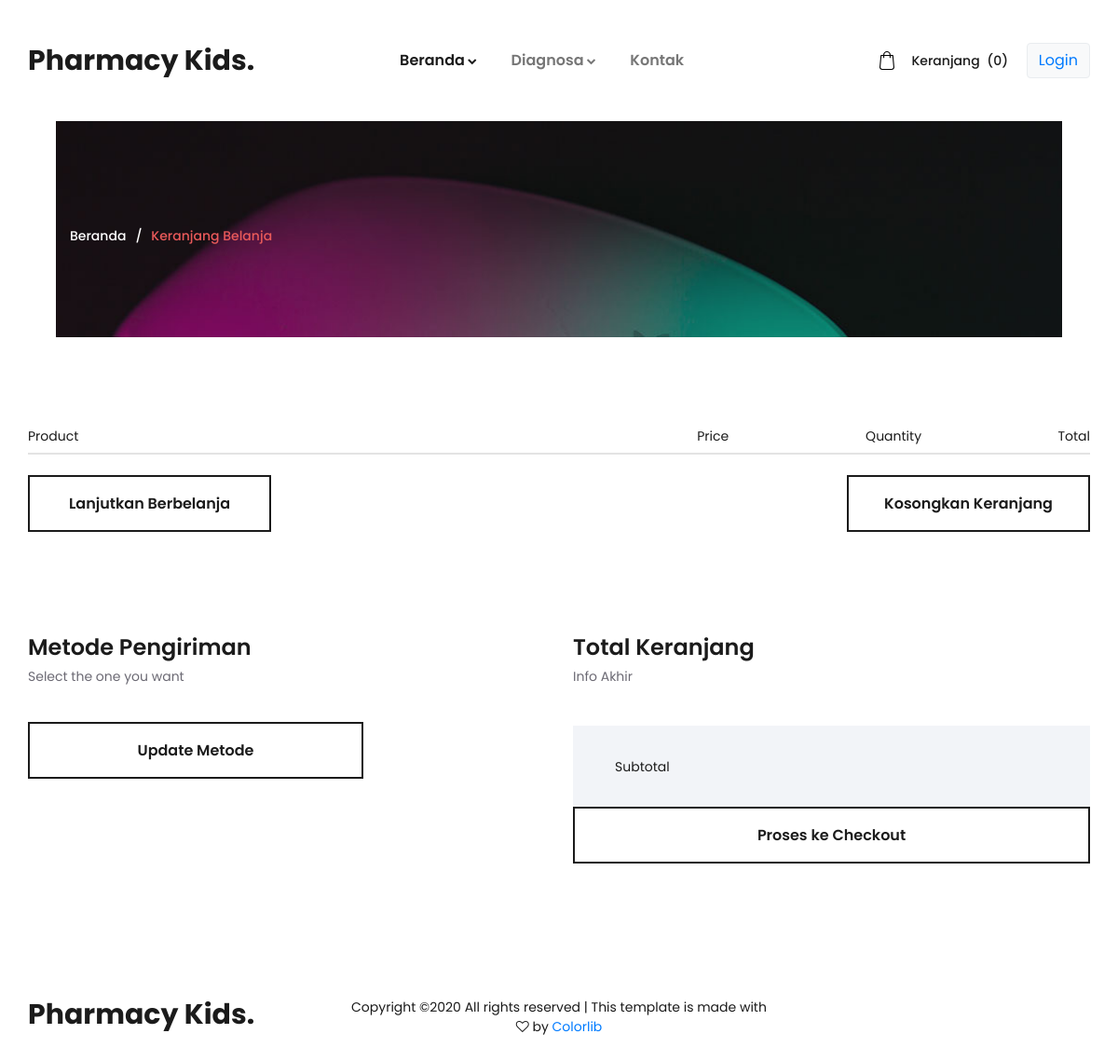
Before: /index.php/home/cart with the older database file.
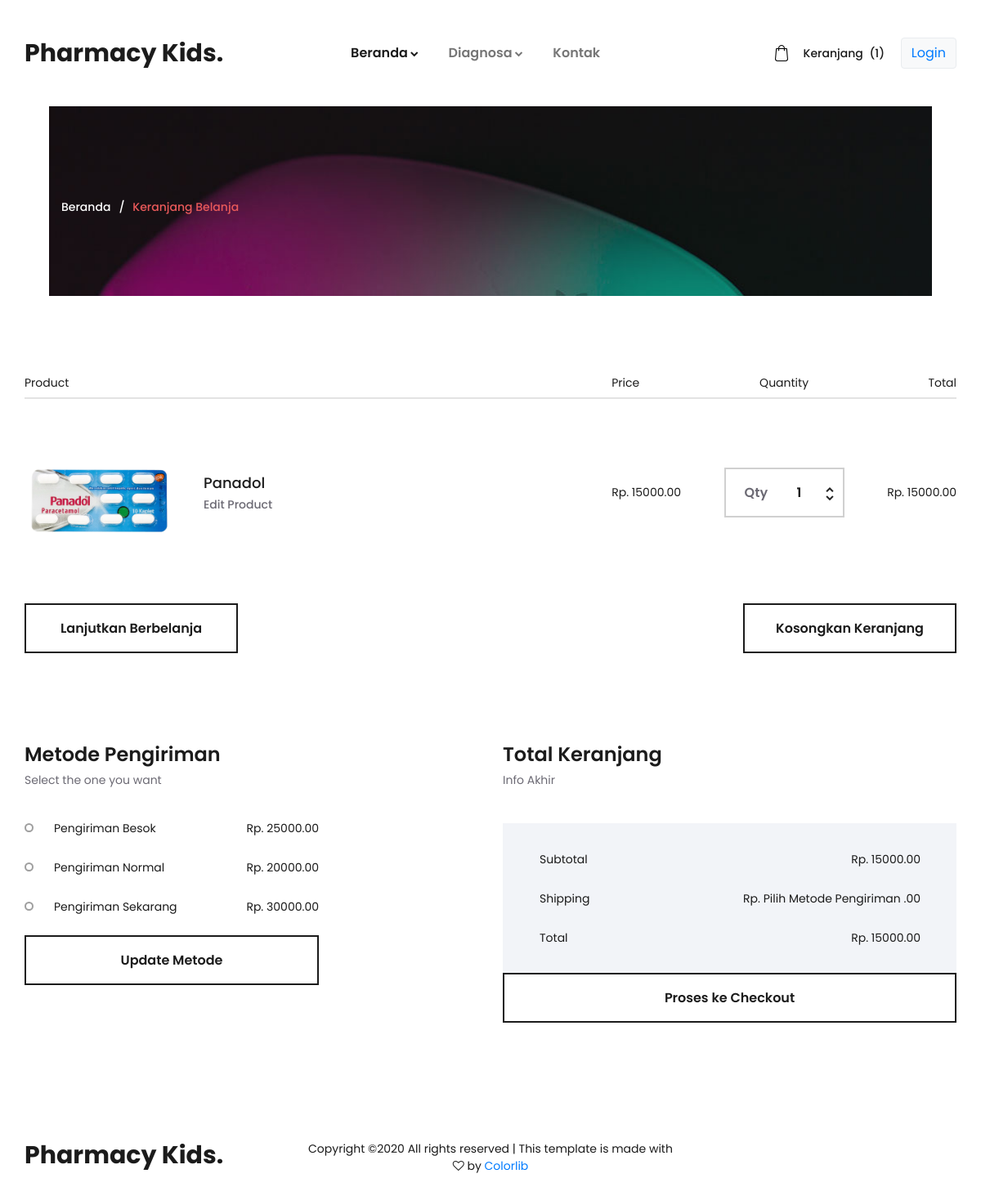
After: the same page with the newer database file.
### tables this page shows
CREATE TABLE `keranjang2` (
  `id_keranjang` int(10) NOT NULL,
  `id_obat` int(10) NOT NULL,
  `nama_obat` varchar(30) NOT NULL,
  `harga_obat` int(15) NOT NULL,
  `quantity` int(10) NOT NULL,
  `id_user` int(11) NOT NULL,
  `id_pemesanan` int(11) NOT NULL
);

CREATE TABLE `obat` (
  `id_obat` int(10) NOT NULL,
  `nama_obat` varchar(30) NOT NULL,
  `foto` text NOT NULL,
  `kategori` varchar(30) NOT NULL,
  `merek` varchar(30) NOT NULL,
  `jenis_obat` varchar(30) NOT NULL,
  `aturan_pakai` text NOT NULL,
  `komposisi` text NOT NULL,
  `deskripsi` text NOT NULL,
  `kemasan` varchar(30) NOT NULL,
  `indikasi_umum` text NOT NULL,
  `manufaktur` text NOT NULL,
  `segmentasi` text NOT NULL,
  `harga_obat` int(6) NOT NULL,
  `efek_samping` varchar(100) NOT NULL
);

CREATE TABLE `metode_pengiriman` (
  `id_m_p` int(11) NOT NULL,
  `nama_metode` varchar(255) NOT NULL,
  `harga_metode` int(11) NOT NULL
);

### application/controllers/Home.php (called while the page is built, shortened)
<?php
class Home extends CI_Controller {
	function __construct()
    {
  		$this->load->model('M_All');
  	}
	public function cart()
	{
		$data['count'] = $this->M_All->count('keranjang2');
		$data['metode'] = $this->M_All->get('metode_pengiriman')->result();
		$data['cart'] = $this->M_All->join_cart('keranjang2', 'obat')->result();
		$this->load->view('home/base/head_cart');
		$this->load->view('home/base/header', $data);
		$this->load->view('home/cart', $data);
		$this->load->view('home/base/footer');
		$this->load->view('home/base/foot_cart');
	}
}

### index.php (called while the page is built, shortened)
<?php
require_once BASEPATH.'core/CodeIgniter.php';

### application/models/M_All.php (called while the page is built, shortened)
<?php
class M_All extends CI_Model{
    public function get($table)
    {
        return $this->db->get($table);
    }
    public function select_distinct($select, $from)
    {
        $this->db->distinct();
        $this->db->select($select);
        $this->db->from($from);
        return $this->db->get();
    }
    function join_cart($from, $at)
    {
        $this->db->select('*');
        $this->db->from($from);
        $this->db->join($at, 'keranjang2.id_obat = obat.id_obat');
        return $this->db->get();
    }
}

### application/views/home/cart.php (the view, shortened to what this page needs)
<div class="home">
	<div class="home_container">
		<div class="home_background" style="background-image:url(<?= base_url('assets_home/')?>images/contact.jpg)"></div>
		<div class="home_content_container">
			<div class="container">
				<div class="row">
					<div class="col">
						<div class="home_content">
							<div class="breadcrumbs">
								<ul>
									<li><a href="<?= base_url('index.php/home') ?>">Beranda</a></li>
									<li>Keranjang Belanja</li>
								</ul>
							</div>
						</div>
					</div>
				</div>
			</div>
		</div>
	</div>
</div>
<div class="cart_info">
	<div class="container">
		<div class="row">
			<div class="col">
				<div class="cart_info_columns clearfix">
					<div class="cart_info_col cart_info_col_product">Product</div>
					<div class="cart_info_col cart_info_col_price">Price</div>
					<div class="cart_info_col cart_info_col_quantity">Quantity</div>
					<div class="cart_info_col cart_info_col_total">Total</div>
				</div>
			</div>
		</div>
		<div class="row cart_items_row">
			<div class="col">
				<?php
				$total = 0;
				foreach ($cart as $c): ?>
				<div class="cart_item d-flex flex-lg-row flex-column align-items-lg-center align-items-start justify-content-start">
					<div class="cart_item_product d-flex flex-row align-items-center justify-content-start">
						<div class="cart_item_image">
							<div><img src="<?= base_url('assets_admin/img/foto/').$c->foto; ?>" alt=""></div>
						</div>
						<div class="cart_item_name_container">
							<div class="cart_item_name"><a href="#"><?= $c->nama_obat ?></a></div>
							<div class="cart_item_edit"><a href="#">Edit Product</a></div>
						</div>
					</div>
					<div class="cart_item_price">Rp. <?= $c->harga_obat ?>.00</div>
					<div class="cart_item_quantity">
						<div class="product_quantity_container">
							<div class="product_quantity clearfix">
								<span>Qty</span>
								<input id="quantity_input" type="text" pattern="[0-9]*" value="<?= $c->quantity ?>">
								<div class="quantity_buttons">
									<div id="quantity_inc_button" class="quantity_inc quantity_control"><i class="fa fa-chevron-up" aria-hidden="true"></i></div>
									<div id="quantity_dec_button" class="quantity_dec quantity_control"><i class="fa fa-chevron-down" aria-hidden="true"></i></div>
								</div>
							</div>
						</div>
					</div>
					<div class="cart_item_total">Rp. <?= $c->harga_obat*$c->quantity ?>.00</div>
				</div>
				<?php
					$total += $c->harga_obat;
					endforeach; ?>
			</div>
		</div>
		<div class="row row_cart_buttons">
			<div class="col">
				<div class="cart_buttons d-flex flex-lg-row flex-column align-items-start justify-content-start">
					<div class="button continue_shopping_button"><a href="<?= base_url('index.php/home/produk'); ?>">Lanjutkan Berbelanja</a></div>
					<div class="cart_buttons_right ml-lg-auto">
						<div class="button continue_shopping_button"><a href="<?= base_url('index.php/home/emptyCart'); ?>">Kosongkan Keranjang</a></div>
					</div>
				</div>
			</div>
		</div>
		<div class="row row_extra">
			<div class="col-lg-4">
				<div class="delivery">
					<div class="section_title">Metode Pengiriman</div>
					<div class="section_subtitle">Select the one you want</div>
					<div class="delivery_options">
						<form id="form_metode" class="" action="<?= base_url('index.php/home/updateMetode') ?>" method="post">
							<?php foreach ($metode as $m): ?>
								<label class="delivery_option clearfix"><?= $m->nama_metode ?>
									<span class="checkmark"></span>
									<span class="delivery_price">Rp. <?= $m->harga_metode ?>.00</span>
								</label>
							<?php endforeach; ?>
						</form>
					</div>
				</div>
				<div class="button checkout_button mt-4"><a href="#" onclick="document.getElementById('form_metode').submit();">Update Metode</a></div>
			</div>
			<div class="col-lg-6 offset-lg-2">
				<div class="cart_total">
					<div class="section_title">Total Keranjang</div>
					<div class="section_subtitle">Info Akhir</div>
					<div class="cart_total_container">
						<ul>
							<li class="d-flex flex-row align-items-center justify-content-start">
								<div class="cart_total_title">Subtotal</div><?php 	foreach ($cart as $c): ?>
								<div class="cart_total_value ml-auto">Rp. <?=  $total*$c->quantity;  ?>.00</div>
							</li>
							<li class="d-flex flex-row align-items-center justify-content-start">
								<div class="cart_total_title">Shipping</div>
								<div class="cart_total_value ml-auto">Rp.
									<?php
									$shipping = 0;
									$met = $this->session->userdata('metode');
									?>
									<?php if ($met == 1): ?>
										<?php echo $shipping = 25000 ?>
									<?php elseif ($met == 2): ?>
										<?php echo $shipping = 20000 ?>
									<?php elseif ($met == 3): ?>
										<?php echo $shipping = 30000 ?>
									<?php else: ?>
										Pilih Metode Pengiriman
									<?php endif; ?>.00
								</div>
							</li>
							<li class="d-flex flex-row align-items-center justify-content-start">
								<div class="cart_total_title">Total</div>
								<div class="cart_total_value ml-auto">Rp. <?= $total*$c->quantity+$shipping; error_reporting(1); ?>.00</div>
							<?php 	endforeach; ?>
							</li>
						</ul>
					</div>
					<div class="button checkout_button"><a href="<?= base_url('index.php/home/checkout') ?>">Proses ke Checkout</a></div>
				</div>
			</div>
		</div>
	</div>
</div>

### application/views/home/base/head_cart.php (shortened to what this page needs)
<!DOCTYPE html>
<html lang="en">
<head>
<link rel="stylesheet" type="text/css" href="<?= base_url('assets_home/')?>styles/bootstrap4/bootstrap.min.css">
<link href="<?= base_url('assets_home/')?>plugins/font-awesome-4.7.0/css/font-awesome.min.css" rel="stylesheet" type="text/css">
<link rel="stylesheet" type="text/css" href="<?= base_url('assets_home/')?>styles/cart.css">
<link rel="stylesheet" type="text/css" href="<?= base_url('assets_home/')?>styles/cart_responsive.css">
</head>
<body>

### application/views/home/base/header.php (shortened to what this page needs)
<div class="super_container">
	<header class="header">
		<div class="header_container">
			<div class="container">
				<div class="row">
					<div class="col">
						<div class="header_content d-flex flex-row align-items-center justify-content-start">
							<div class="logo"><a href="<?= base_url();?>">Pharmacy Kids.</a></div>
							<nav class="main_nav">
								<ul>
									<li class="hassubs active">
										<a href="<?= base_url('index.php/home/');?>">Beranda</a>
									</li>
									<li class="hassubs">
										<a href="#">Diagnosa</a>
									</li>
                                    <li><a href="<?= base_url('index.php/home/contact');?>">Kontak</a></li>
								</ul>
							</nav>
							<div class="header_extra ml-auto">
								<div class="shopping_cart">
									<a href="<?= base_url('index.php/home/cart');?>">
										<div>Keranjang<span>
											(<?= $count ?>)
										</span></div>
									</a>
								</div>
								<div class="shopping_cart pl-3">
									<?php
									if($this->session->userdata('status') != "login"){
										?>
										<li class="btn btn-light border"><a href="<?= base_url('index.php/Auth/') ?>">Login</a></li>
										<?php
									}
									?>
								</div>
							</div>
						</div>
					</div>
				</div>
			</div>
		</div>
		<div class="search_panel trans_300">
			<div class="container">
				<div class="row">
					<div class="col">
						<div class="search_panel_content d-flex flex-row align-items-center justify-content-end">
							<form action="#">
							</form>
						</div>
					</div>
				</div>
			</div>
		</div>
	</header>

### application/views/home/base/footer.php (shortened to what this page needs)
<div class="footer_overlay"></div>
<footer class="footer">
    <div class="container">
        <div class="row">
            <div class="col">
                <div class="footer_content d-flex flex-lg-row flex-column align-items-center justify-content-lg-start justify-content-center">
                    <div class="footer_logo"><a href="#">Pharmacy Kids.</a></div>
                    <div class="copyright ml-auto mr-auto">
Copyright &copy;<script>document.write(new Date().getFullYear());</script> All rights reserved | This template is made with <i class="fa fa-heart-o" aria-hidden="true"></i> by <a href="https://colorlib.com" target="_blank">Colorlib</a>
</div>
                </div>
            </div>
        </div>
    </div>
</footer>
</div>

### application/views/home/base/foot_cart.php (shortened to what this page needs)
</body>
</html>

Changed rows visible on the page:
added keranjang2: id_obat.foto (picture), id_obat.nama_obat "Panadol", id_obat.harga_obat "15000", quantity "1", $c->harga_obat*$c->quantity "15000", $total*$c->quantity "15000", $total*$c->quantity+$shipping "15000"
added metode_pengiriman: nama_metode "Pengiriman Besok", harga_metode "25000"
added metode_pengiriman: nama_metode "Pengiriman Normal", harga_metode "20000"
added metode_pengiriman: nama_metode "Pengiriman Sekarang", harga_metode "30000"
Other visible differences:
$count: "0" → "1"
